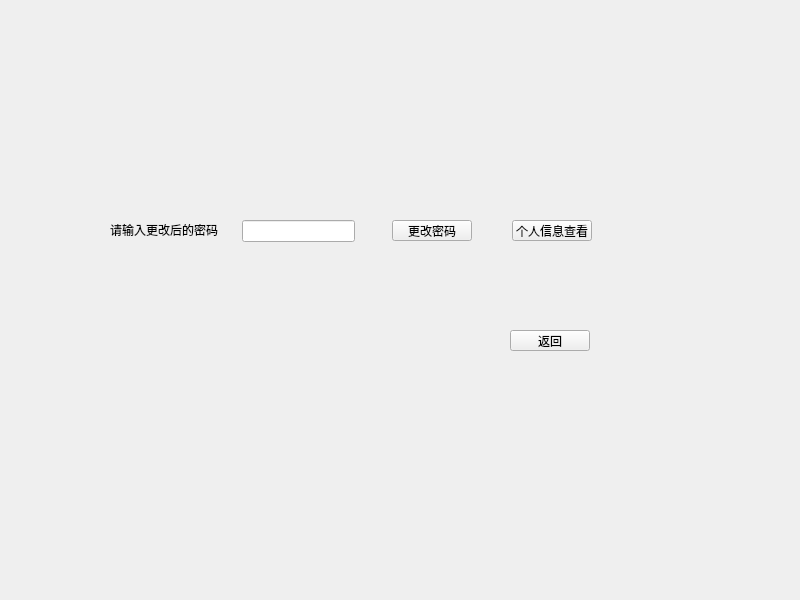
<?xml version="1.0" encoding="UTF-8"?>
<ui version="4.0">
 <class>StudentView</class>
 <widget class="QWidget" name="StudentView">
  <property name="geometry">
   <rect>
    <x>0</x>
    <y>0</y>
    <width>800</width>
    <height>600</height>
   </rect>
  </property>
  <property name="windowTitle">
   <string>Form</string>
  </property>
  <widget class="QPushButton" name="StuInfoBtn">
   <property name="geometry">
    <rect>
     <x>512</x>
     <y>220</y>
     <width>80</width>
     <height>21</height>
    </rect>
   </property>
   <property name="text">
    <string>个人信息查看</string>
   </property>
  </widget>
  <widget class="QPushButton" name="PasswordBtn">
   <property name="geometry">
    <rect>
     <x>392</x>
     <y>220</y>
     <width>80</width>
     <height>21</height>
    </rect>
   </property>
   <property name="text">
    <string>更改密码</string>
   </property>
  </widget>
  <widget class="QLineEdit" name="PasswordlineEdit">
   <property name="geometry">
    <rect>
     <x>242</x>
     <y>220</y>
     <width>113</width>
     <height>22</height>
    </rect>
   </property>
  </widget>
  <widget class="QLabel" name="label_2">
   <property name="geometry">
    <rect>
     <x>110</x>
     <y>220</y>
     <width>121</width>
     <height>20</height>
    </rect>
   </property>
   <property name="text">
    <string>请输入更改后的密码</string>
   </property>
  </widget>
  <widget class="QPushButton" name="ReturnwinBtn">
   <property name="geometry">
    <rect>
     <x>510</x>
     <y>330</y>
     <width>80</width>
     <height>21</height>
    </rect>
   </property>
   <property name="text">
    <string>返回</string>
   </property>
  </widget>
 </widget>
 <resources/>
 <connections/>
</ui>
